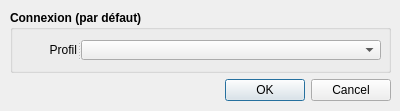
<?xml version="1.0" encoding="UTF-8"?>
<ui version="4.0">
 <class>Dialog</class>
 <widget class="QDialog" name="Dialog">
  <property name="geometry">
   <rect>
    <x>0</x>
    <y>0</y>
    <width>400</width>
    <height>111</height>
   </rect>
  </property>
  <property name="windowTitle">
   <string>Changement de profil</string>
  </property>
  <widget class="QWidget" name="">
   <property name="geometry">
    <rect>
     <x>10</x>
     <y>10</y>
     <width>381</width>
     <height>91</height>
    </rect>
   </property>
   <layout class="QVBoxLayout" name="verticalLayout">
    <item>
     <widget class="QGroupBox" name="groupBox">
      <property name="font">
       <font>
        <pointsize>9</pointsize>
        <weight>75</weight>
        <bold>true</bold>
       </font>
      </property>
      <property name="title">
       <string>Connexion (par défaut)</string>
      </property>
      <widget class="QSplitter" name="splitter">
       <property name="geometry">
        <rect>
         <x>-40</x>
         <y>30</y>
         <width>411</width>
         <height>20</height>
        </rect>
       </property>
       <property name="orientation">
        <enum>Qt::Horizontal</enum>
       </property>
       <widget class="QLabel" name="label">
        <property name="font">
         <font>
          <weight>50</weight>
          <italic>false</italic>
          <bold>false</bold>
         </font>
        </property>
        <property name="text">
         <string>Profil</string>
        </property>
        <property name="alignment">
         <set>Qt::AlignRight|Qt::AlignTrailing|Qt::AlignVCenter</set>
        </property>
       </widget>
       <widget class="QComboBox" name="comboBoxConnection"/>
      </widget>
     </widget>
    </item>
    <item>
     <widget class="QDialogButtonBox" name="buttonBox">
      <property name="orientation">
       <enum>Qt::Horizontal</enum>
      </property>
      <property name="standardButtons">
       <set>QDialogButtonBox::Cancel|QDialogButtonBox::Ok</set>
      </property>
     </widget>
    </item>
   </layout>
  </widget>
 </widget>
 <resources/>
 <connections>
  <connection>
   <sender>buttonBox</sender>
   <signal>accepted()</signal>
   <receiver>Dialog</receiver>
   <slot>accept()</slot>
   <hints>
    <hint type="sourcelabel">
     <x>248</x>
     <y>254</y>
    </hint>
    <hint type="destinationlabel">
     <x>157</x>
     <y>274</y>
    </hint>
   </hints>
  </connection>
  <connection>
   <sender>buttonBox</sender>
   <signal>rejected()</signal>
   <receiver>Dialog</receiver>
   <slot>reject()</slot>
   <hints>
    <hint type="sourcelabel">
     <x>316</x>
     <y>260</y>
    </hint>
    <hint type="destinationlabel">
     <x>286</x>
     <y>274</y>
    </hint>
   </hints>
  </connection>
 </connections>
</ui>
